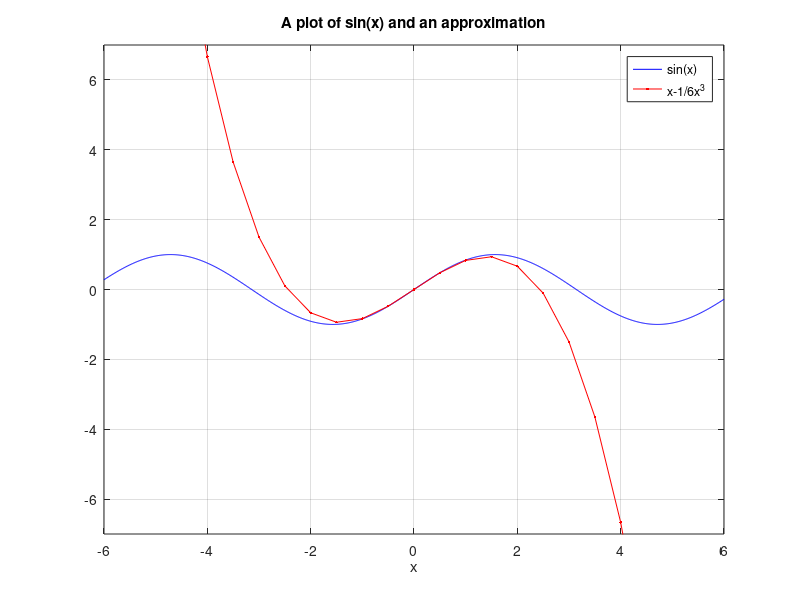

The MATLAB source for this figure:
x1 = linspace(-6,6,1000);
x2 = -6:0.5:6;
y1 = sin(x1);
y2 = x2 - 1/6*x2.^3;
plot(x1,y1,'b',x2,y2,'r.-')
legend("sin(x)", "x-1/6x^3")
xlabel("x")
title("A plot of sin(x) and an approximation")
axis([-6,6,-7,7])
grid on
